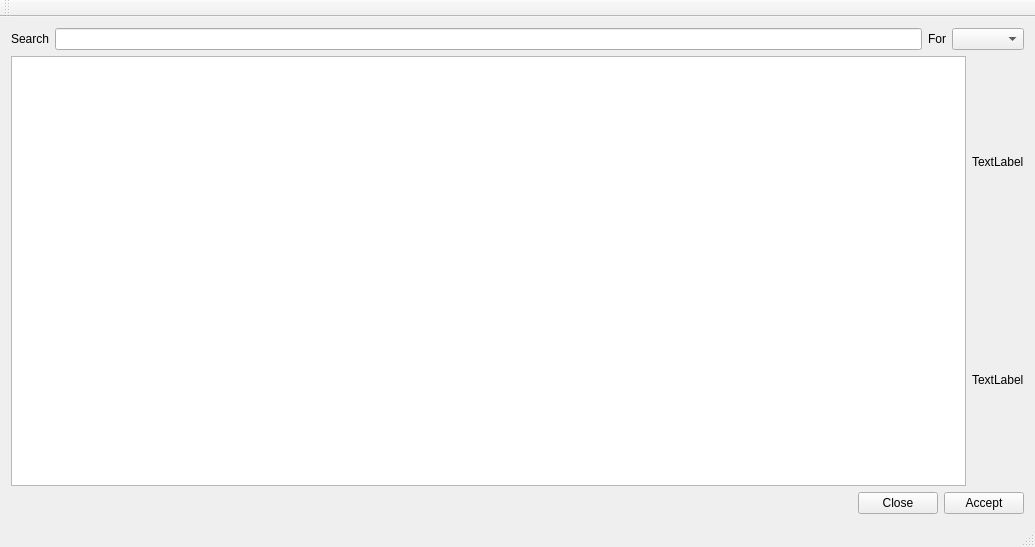
<?xml version="1.0" encoding="UTF-8"?>
<ui version="4.0">
 <class>searchTable</class>
 <widget class="QMainWindow" name="searchTable">
  <property name="geometry">
   <rect>
    <x>0</x>
    <y>0</y>
    <width>1035</width>
    <height>547</height>
   </rect>
  </property>
  <property name="windowTitle">
   <string>searchTable</string>
  </property>
  <widget class="QWidget" name="centralWidget">
   <layout class="QGridLayout" name="gridLayout_2">
    <item row="0" column="0">
     <layout class="QHBoxLayout" name="horizontalLayout_4">
      <item>
       <layout class="QHBoxLayout" name="horizontalLayout_3">
        <item>
         <widget class="QLabel" name="searchLabel">
          <property name="text">
           <string>Search</string>
          </property>
         </widget>
        </item>
        <item>
         <widget class="QLineEdit" name="searchLineEdit"/>
        </item>
       </layout>
      </item>
      <item>
       <layout class="QGridLayout" name="gridLayout">
        <item row="0" column="0">
         <widget class="QLabel" name="forLabel">
          <property name="text">
           <string>For</string>
          </property>
         </widget>
        </item>
        <item row="0" column="1">
         <widget class="QComboBox" name="columnComboBox"/>
        </item>
       </layout>
      </item>
     </layout>
    </item>
    <item row="1" column="0">
     <layout class="QHBoxLayout" name="horizontalLayout">
      <item>
       <widget class="QTableView" name="tableView"/>
      </item>
      <item>
       <layout class="QVBoxLayout" name="verticalLayout">
        <item>
         <widget class="QLabel" name="ImageLabel_1">
          <property name="text">
           <string>TextLabel</string>
          </property>
         </widget>
        </item>
        <item>
         <widget class="QLabel" name="ImageLabel_2">
          <property name="text">
           <string>TextLabel</string>
          </property>
         </widget>
        </item>
       </layout>
      </item>
     </layout>
    </item>
    <item row="2" column="0">
     <layout class="QHBoxLayout" name="horizontalLayout_2">
      <item>
       <spacer name="horizontalSpacer">
        <property name="orientation">
         <enum>Qt::Horizontal</enum>
        </property>
        <property name="sizeHint" stdset="0">
         <size>
          <width>307</width>
          <height>20</height>
         </size>
        </property>
       </spacer>
      </item>
      <item>
       <widget class="QPushButton" name="pushButton_2">
        <property name="text">
         <string>Close</string>
        </property>
       </widget>
      </item>
      <item>
       <widget class="QPushButton" name="pushButton">
        <property name="text">
         <string>Accept</string>
        </property>
       </widget>
      </item>
     </layout>
    </item>
   </layout>
  </widget>
  <widget class="QMenuBar" name="menuBar">
   <property name="geometry">
    <rect>
     <x>0</x>
     <y>0</y>
     <width>1035</width>
     <height>25</height>
    </rect>
   </property>
  </widget>
  <widget class="QToolBar" name="mainToolBar">
   <attribute name="toolBarArea">
    <enum>TopToolBarArea</enum>
   </attribute>
   <attribute name="toolBarBreak">
    <bool>false</bool>
   </attribute>
  </widget>
  <widget class="QStatusBar" name="statusBar"/>
 </widget>
 <layoutdefault spacing="6" margin="11"/>
 <resources/>
 <connections/>
</ui>
